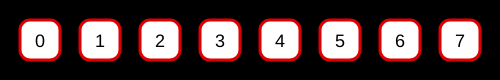
Frame 1 (no input)
Frame 60 (no input): identical to frame 1, image omitted
Frame 120 (the mouse pressed at the canvas centre since frame 60): identical to frame 1, image omitted

The p5.js sketch that drew this single still picture (run headless with seeded random() and noise() and a simulated clock; from frame 60 on, the mouse is pressed at the canvas centre):

// p5.js sketch
// ── sketch.js
function setup() {
  createCanvas(500, 80);
  frameRate(115);
  rectMode(CENTER);
  textAlign(CENTER,CENTER);


}

function draw() {
  background(0);
  
  var i = 0;
 	for(let x = 40; x<=width-30;x += 60){
    textSize(18);
    stroke(222,0,0);
    strokeWeight(3);
   rect(x,height/2,40,40,10); 
    noStroke();
    text(i,x,height/2+textDescent()/2);
    i++;
  }
}
